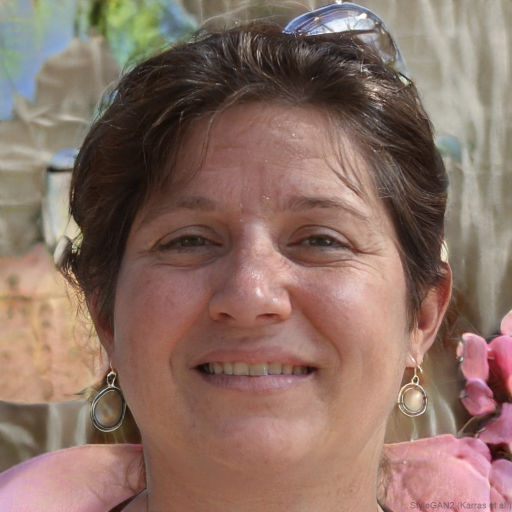
#> input picture training/tpdn_test/random-person (1).jpeg, 1024 x 1024 px (shown at 1/2 size)
$ python -i deepshield_preprocess.py   (imports and definitions only)
#> lines starting #> are read from the running program, lines starting #| are printed output that depends on the picture
#> further down, picture is the input picture: PIL image 1024x1024 RGB; mean R, G, B 139, 111.9, 100.4
"""Production-equivalent preprocessing, for training and evaluation.

The dataset audit found that training and production preprocess differently,
which means every validation figure V3 produced describes a model that is not
the one being served. This module is the fix: one implementation of the
production path that a Kaggle notebook, a local test and the benchmark can
all import.

---------------------------------------------------------------- the contract

Production (`backend/inference.py`) does exactly this, in this order:

    1. PIL image -> RGB -> numpy
    2. if max(h, w) > 1024:  cv2.resize(..., INTER_AREA)   [truncating ints]
    3. RGB -> BGR for the detector
    4. YuNet: input (320, 320), score 0.6, nms 0.3, top_k 5000
    5. largest face by w*h
    6. margin = 0.35 * max(fw, fh), box clamped to the frame [truncating ints]
    7. crop taken from the RGB array
    8. JPEG round trip at quality 88
    9. resize to 224 x 224, PIL BILINEAR
   10. /255, subtract ImageNet mean, divide by ImageNet std, HWC -> CHW

Every constant above lives in `ProductionConfig` and nowhere else.

------------------------------------------------------- why this is a copy

This module deliberately does **not** import `backend/inference.py`. It has
to run inside a Kaggle session where the repository does not exist, so it
must stand on cv2, PIL and numpy alone.

A copy can drift, so the copy is pinned: `tests/test_preprocess_parity.py`
asserts this module and the production engine produce **bit-identical**
tensors on the sample images. If someone changes one and not the other, that
test fails. The duplication is deliberate; the drift is not permitted.

------------------------------------------------------- where augmentation goes

Production's last image-domain operation is the q88 round trip. If
augmentation ran after it, q88 would no longer be the final compression step
and the parity would be broken in exactly the way this module exists to
prevent. So augmentation is inserted **between the crop and the q88 tail**:

    crop  ->  [training only: augmentation]  ->  q88 -> resize -> normalise
              ^^^^^^^^^^^^^^^^^^^^^^^^^^^^
              the only thing evaluation leaves out

`baseline_tensor()` is the deterministic path and is what validation,
benchmark evaluation and the sealed test set must use. `training_tensor()`
is the same path with the augmentation layer inserted. There is no third
path.

--------------------------------------------------------------- required file

YuNet is **not downloaded by this module**. It needs:

    models/face_detection_yunet.onnx        (232 KB)

which is already committed in this repository. For a Kaggle run, upload that
one file as a dataset input and pass its path to `Preprocessor(...)`. Its
upstream home is the OpenCV Zoo:

    https://github.com/opencv/opencv_zoo
    models/face_detection_yunet/face_detection_yunet_2023mar.onnx

If the file is absent, `Preprocessor` raises with that message rather than
falling back to something that would silently produce a different crop.
"""
from dataclasses import dataclass, field
import io
import os

import numpy as np

__all__ = ["ProductionConfig", "PRODUCTION", "Preprocessor",
           "FaceResult", "TrainingAugmentation"]


# ------------------------------------------------------------------ config

@dataclass(frozen=True)
class ProductionConfig:
    """Every constant the production path uses.

    Mirrors `backend/config.py`. Kept as data rather than literals so a
    test can compare the two field by field."""

    max_side: int = 1024                      # CFG.MAX_IMAGE_SIDE
    detector_input: tuple = (320, 320)        # YuNet construction size
    score_threshold: float = 0.6
    nms_threshold: float = 0.3
    top_k: int = 5000
    margin: float = 0.35                      # of max(face_w, face_h)
    jpeg_quality: int = 88                    # CFG.JPEG_NORMALISE_QUALITY
    input_size: int = 224
    mean: tuple = (0.485, 0.456, 0.406)
    std: tuple = (0.229, 0.224, 0.225)
    classes: tuple = ("fake", "real")         # index 0 is fake; order matters


PRODUCTION = ProductionConfig()


@dataclass
class FaceResult:
    """What one detection pass produced.

    `found=False` means no face: production analyses the whole frame in that
    case, and this mirrors it so the two agree. **Dataset preparation should
    drop these rather than train on them** — a frame with no face teaches the
    model to classify backgrounds — but that is the caller's decision, and
    the flag is what makes it possible."""

    crop: object                  # PIL.Image
    found: bool
    box: tuple = None             # (x, y, w, h) in capped-frame coordinates
    origin: tuple = (0, 0)        # crop top-left, capped-frame coordinates
    frame: tuple = None           # (w, h) of the capped frame
    landmarks: dict = field(default_factory=dict)
    score: float = None           # detector confidence, for quality filtering
    n_faces: int = 0


# ------------------------------------------------------------ preprocessor

class Preprocessor:
    """The production path, reimplemented and pinned by a parity test."""

    LANDMARK_NAMES = ("right_eye", "left_eye", "nose", "mouth_right", "mouth_left")

    # [137 lines left out: functions __init__, cap_resolution, detect_face, crop, normalize_compression, to_input and 2 more, not called in this run]


# ------------------------------------------------- training-only augmentation

class TrainingAugmentation:
    """Random augmentation, applied **only** during training.

    Operates on the cropped PIL image and returns a PIL image, so the
    production tail (q88 → resize → normalise) runs afterwards untouched.

    The two anti-shortcut transforms are not decoration. V1 reached 96.94%
    having learned the dataset's own resize and JPEG signature rather than
    generator artefacts; randomising both is what stopped that.

    Deliberately absent: MixUp and CutMix. Blending a real face with a fake
    one produces an image whose true label is undefined, and this task's
    decision boundary is exactly what that would blur.
    """

    def __init__(self, config=PRODUCTION, seed=None,
                 rescale_p=0.5, rescale_lo=0.5,
                 jpeg_p=0.9, jpeg_quality=(30, 95),
                 crop_scale=(0.8, 1.0), flip_p=0.5,
                 jitter=(0.15, 0.15, 0.1), grayscale_p=0.05, blur_p=0.2):
        import random
        self.cfg = config
        self.rng = random.Random(seed)
        self.rescale_p, self.rescale_lo = rescale_p, rescale_lo
        self.jpeg_p, self.jpeg_quality = jpeg_p, jpeg_quality
        self.crop_scale, self.flip_p = crop_scale, flip_p
        self.jitter, self.grayscale_p, self.blur_p = jitter, grayscale_p, blur_p

    def __call__(self, img):
        from PIL import Image, ImageEnhance, ImageFilter

        # Resolution fingerprint: down then back up
        if self.rng.random() < self.rescale_p:
            w, h = img.size
            s = self.rng.uniform(self.rescale_lo, 1.0)
            img = img.resize((max(32, int(w * s)), max(32, int(h * s))),
                             Image.BILINEAR).resize((w, h), Image.BILINEAR)

        # Compression fingerprint: a random quality, before the fixed q88
        if self.rng.random() < self.jpeg_p:
            buf = io.BytesIO()
            img.convert("RGB").save(
                buf, "JPEG", quality=self.rng.randint(*self.jpeg_quality))
            buf.seek(0)
            img = Image.open(buf).convert("RGB")

        # Geometry. The crop is already tight around the face, so the scale
        # floor is 0.8 rather than the 0.7 used on uncropped images.
        w, h = img.size
        scale = self.rng.uniform(*self.crop_scale)
        cw, ch = max(16, int(w * scale)), max(16, int(h * scale))
        left = self.rng.randint(0, max(0, w - cw))
        top = self.rng.randint(0, max(0, h - ch))
        img = img.crop((left, top, left + cw, top + ch))
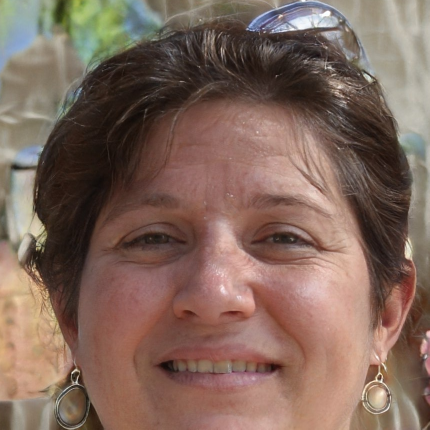
#> img: PIL image 859x859 RGB (shown at 1/2 size); mean R, G, B 128.3, 103.3, 91.3

        if self.rng.random() < self.flip_p:
            img = img.transpose(Image.FLIP_LEFT_RIGHT)

        b, c, s = self.jitter
        for enhancer, amount in ((ImageEnhance.Brightness, b),
                                 (ImageEnhance.Contrast, c),
                                 (ImageEnhance.Color, s)):
            if amount:
                img = enhancer(img).enhance(1.0 + self.rng.uniform(-amount, amount))
#> this loop made 3 passes
#> pass 1, in __call__, `img = enhancer(img).enhance(1.0 + self.rng.uniform(-amount, amount))`:
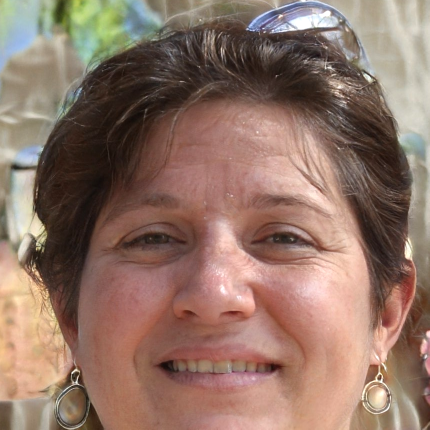
#> img: PIL image 859x859 RGB (shown at 1/2 size); mean R, G, B 144.4, 116.1, 102.7

        if self.rng.random() < self.grayscale_p:
            img = img.convert("L").convert("RGB")
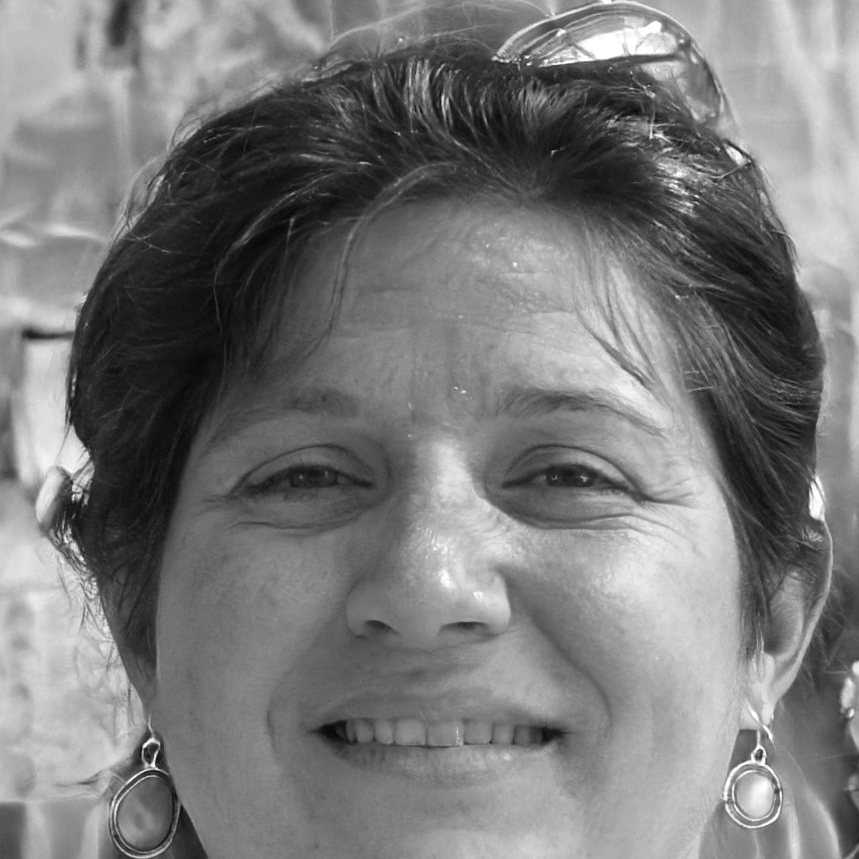
#> img: PIL image 859x859 RGB; min 7, max 255, mean 122

        if self.rng.random() < self.blur_p:
            img = img.filter(ImageFilter.GaussianBlur(radius=1))

        return img.convert("RGB")


# ------------------------------------------------------------ torch adapters

# [17 lines left out: function make_transforms, not called in this run]

>>> from PIL import Image
>>> picture = Image.open('tpdn_test/random-person (1).jpeg')
>>> result = TrainingAugmentation()(picture)

$ run again, on training/tpdn_test/random-person (4).jpeg
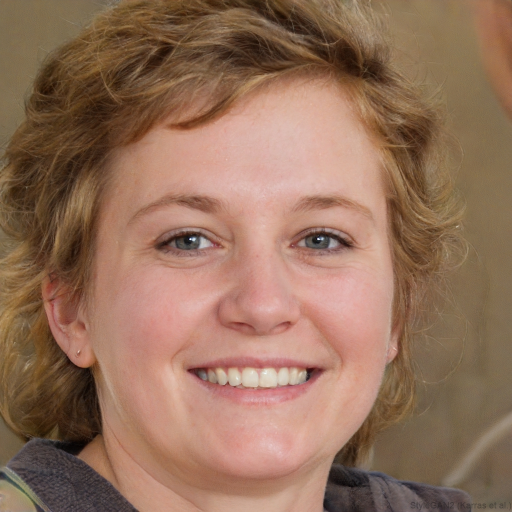
#> input picture training/tpdn_test/random-person (4).jpeg, 1024 x 1024 px (shown at 1/2 size)
#> picture is the input picture: PIL image 1024x1024 RGB; mean R, G, B 147.9, 112.2, 90.8
#> in __call__, `img = img.crop((left, top, left + cw, top + ch))`:
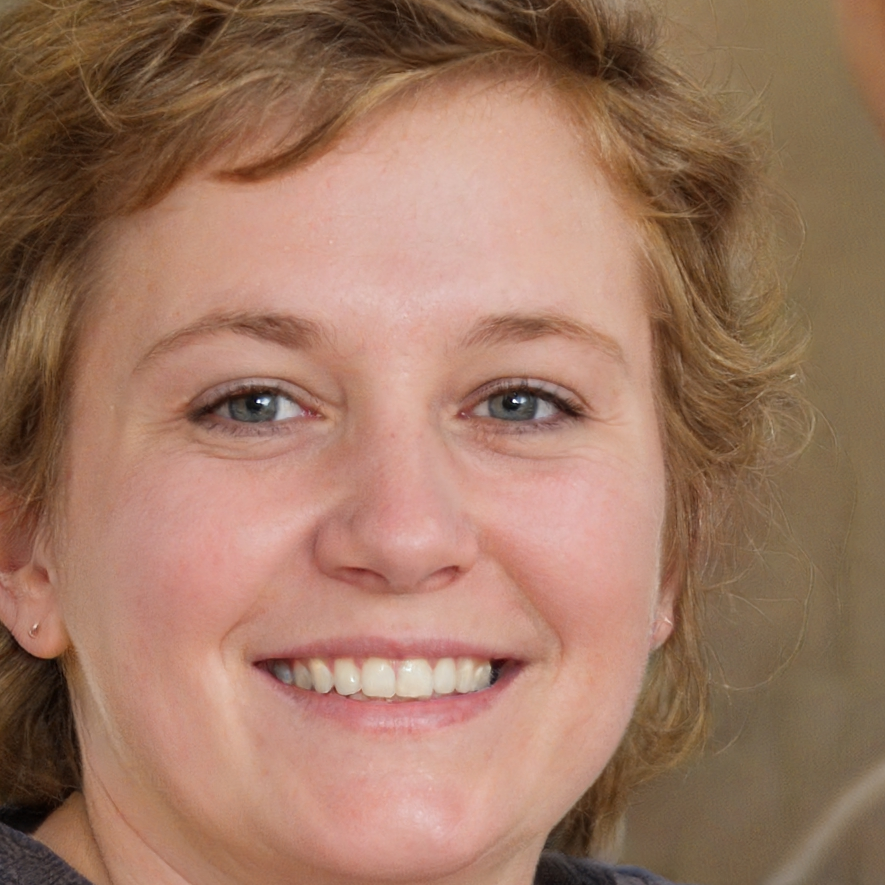
#> img: PIL image 885x885 RGB; mean R, G, B 158.2, 119.1, 98.4
